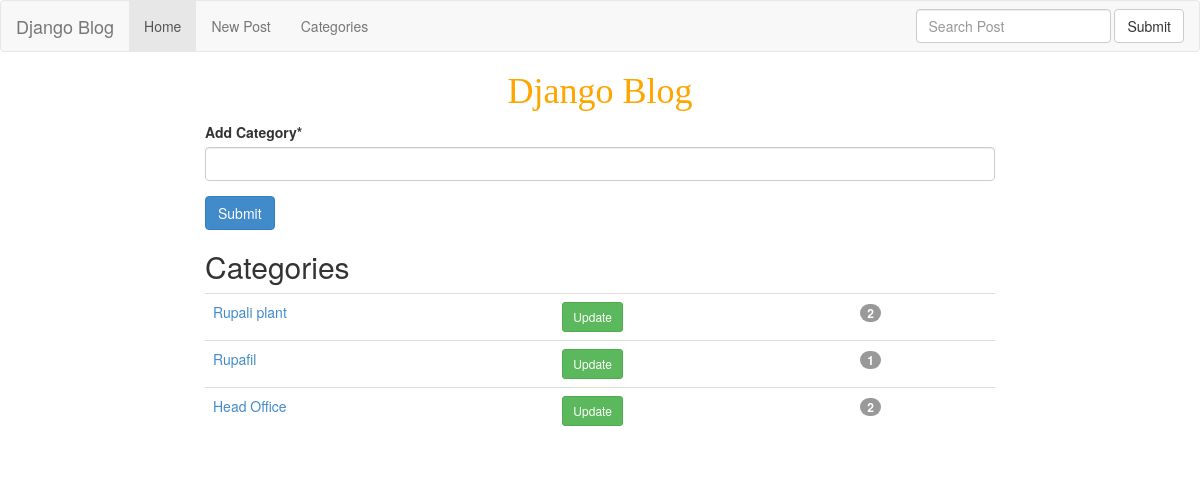
The page /category/ on the database its author committed.
### blog/models.py (models this page shows, shortened)
class category(models.Model):
    cate = models.CharField(max_length=100, verbose_name="Add Category")

### blog/views.py (the view)
# urls.py: url(r'^category/$', views.Categories, name='category'),
def Categories(request):
    get_cat = category.objects.all()
    form = CategoryForm(request.POST or None)
    if form.is_valid():
        form.save()
        messages.success(request, 'New Category added successfully')
    context = {
        'get_cat': get_cat,
        'form': form,
    }
    return render(request, 'blog/category.html', context)

### blog/forms.py
class CategoryForm(forms.ModelForm):
    use_required_attribute = False
    class Meta:
        model = category
        fields =[
            "cate"
        ]

### blog/templates/blog/category.html (shortened to what this page needs)
{% extends 'blog/base.html' %}
{% load crispy_forms_tags %}
{% block content %}
    <div class="row">
        <div class="col-md-8 col-md-offset-2">
            <form action="" method="POST">
                {{ form|crispy }}
        <button type="submit" class="btn btn-primary">Submit</button>
          </form>
        </div>
    </div>
    <div class="row">
        <div class="col-md-8 col-md-offset-2">
        <h2>Categories</h2>
        <table class="table">
            {% for cat in get_cat %}
            <tr>
                <td><a href="{{ cat.id }}">{{ cat.cate }}</a></td>
                <td> <a href="{{ cat.id }}/update" class="btn btn-success btn-sm">Update</a></td>
                <td><span class="badge">{{ cat.article_set.all.count }}</span></td>
            </tr>
             {% endfor %}
        </table>
        </div>
             </div>
{% endblock %}

### rows shown on the page
category: cate "Rupali plant", article_set.all.count "2"
category: cate "Rupafil", article_set.all.count "1"
category: cate "Head Office", article_set.all.count "2"
